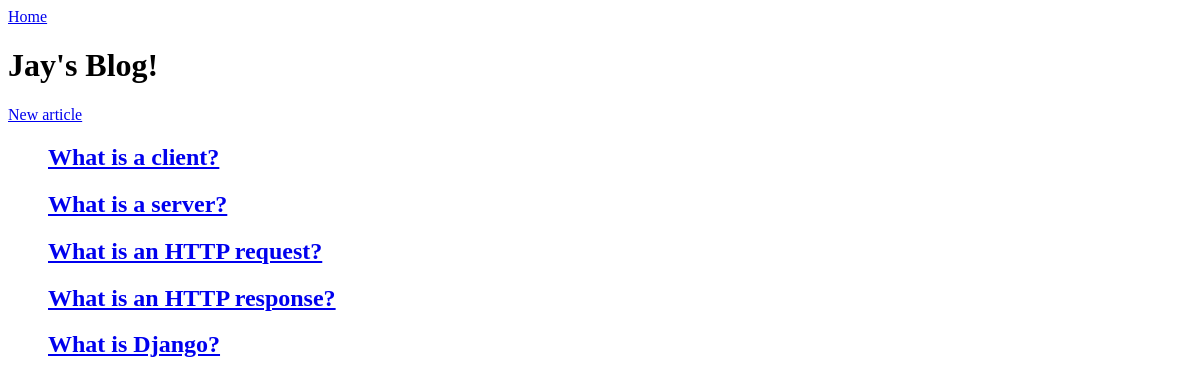
Before: /home/ with the older database file.
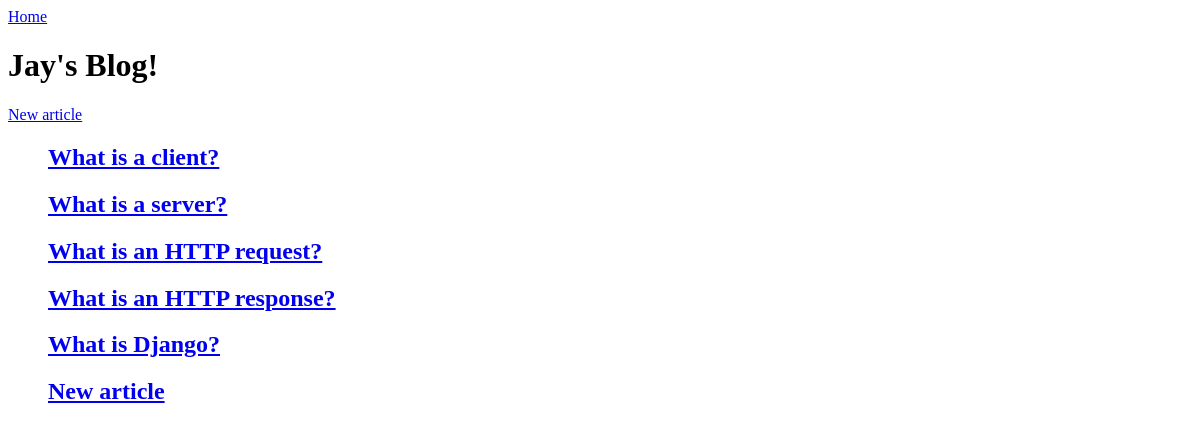
After: the same page with the newer database file.
### blog_app/models.py (models this page shows, shortened)
class Article(models.Model):
    title = models.CharField(max_length=255, null=False)
    body = models.TextField()
    draft = models.BooleanField(default=True)
    published_date = models.DateField()
    author = models.CharField(max_length=255, null=False)

### blog_app/views.py (the view)
# urls.py: 2. Add a URL to urlpatterns:  path('', views.home, name='home')
def home(request):
    all_articles = Article.objects.all() # .order_by("-published_date")
    return render(request, 'index.html',  {
        'articles': all_articles,
        'topics': Topic.objects.all(),
    })

### blog_app/templates/index.html (shortened to what this page needs)
{% extends 'base.html' %}
{% block content %}
        <h1>Jay's Blog! </h1>
        <a href="/article/new" > New article </a>
        <ul>
            {% for article in articles %}
                <div class="post">
                    <a href="{% url 'post_details' id=article.pk %}" >
                    <h2>{{article.title}}</h2>
                    </a>
                </div>
            {% endfor %}
        </ul>
{% endblock %}

Changed rows visible on the page:
added Article: title "New article"
